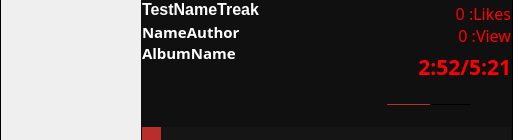
     <widget class="QGroupBox" name="PlayerBox">
      <property name="minimumSize">
       <size>
        <width>0</width>
        <height>140</height>
       </size>
      </property>
      <property name="maximumSize">
       <size>
        <width>16777215</width>
        <height>140</height>
       </size>
      </property>
      <property name="styleSheet">
       <string notr="true">QGroupBox{
   border:1px solid;
   border-color:rgb(0,0,0);
   border-top:0; 
   border-bottom:0;
   backgorund-color:rgb(100, 100, 100,1);
}</string>
      </property>
      <layout class="QHBoxLayout" name="PlayerBoxFirk">
       <property name="spacing">
        <number>0</number>
       </property>
       <property name="leftMargin">
        <number>0</number>
       </property>
       <property name="topMargin">
        <number>0</number>
       </property>
       <property name="rightMargin">
        <number>0</number>
       </property>
       <property name="bottomMargin">
        <number>0</number>
       </property>
       <item>
        <widget class="QFrame" name="Visualframe">
         <property name="enabled">
          <bool>true</bool>
         </property>
         <property name="minimumSize">
          <size>
           <width>140</width>
           <height>140</height>
          </size>
         </property>
         <property name="maximumSize">
          <size>
           <width>140</width>
           <height>140</height>
          </size>
         </property>
         <property name="frameShape">
          <enum>QFrame::NoFrame</enum>
         </property>
         <property name="frameShadow">
          <enum>QFrame::Plain</enum>
         </property>
         <widget class="QLabel" name="AlbumImg">
          <property name="geometry">
           <rect>
            <x>0</x>
            <y>0</y>
            <width>140</width>
            <height>140</height>
           </rect>
          </property>
          <property name="minimumSize">
           <size>
            <width>140</width>
            <height>140</height>
           </size>
          </property>
          <property name="maximumSize">
           <size>
            <width>140</width>
            <height>140</height>
           </size>
          </property>
          <property name="text">
           <string/>
          </property>
          <property name="pixmap">
           <pixmap>img/Missing_Texture2.png</pixmap>
          </property>
          <property name="scaledContents">
           <bool>false</bool>
          </property>
          <property name="alignment">
           <set>Qt::AlignCenter</set>
          </property>
         </widget>
         <widget class="QPushButton" name="MSMPmenu">
          <property name="geometry">
           <rect>
            <x>0</x>
            <y>0</y>
            <width>30</width>
            <height>30</height>
           </rect>
          </property>
          <property name="styleSheet">
           <string notr="true"> 
QPushButton{
  background-color: rgba(18, 18, 18,0);
  color: rgba(18, 18, 18,0);
  border: none;
}
QPushButton:hover{
  background-color: rgb(100,100, 100);
  color: rgb(100,100, 100);
  border: none;
  border-image : url(icon.png);
}

QPushButton:pressed{
  background-color: rgb(200,200, 200);
  color:  rgb(200,200, 200);
  border: none;
  border-image : url(icon.png);
}
</string>
          </property>
          <property name="text">
           <string notr="true"/>
          </property>
          <property name="iconSize">
           <size>
            <width>30</width>
            <height>30</height>
           </size>
          </property>
          <property name="shortcut">
           <string notr="true"/>
          </property>
          <property name="autoRepeat">
           <bool>false</bool>
          </property>
          <property name="autoExclusive">
           <bool>false</bool>
          </property>
          <property name="flat">
           <bool>true</bool>
          </property>
         </widget>
        </widget>
       </item>
       <item>
        <widget class="QGroupBox" name="ContorlPanel">
         <property name="minimumSize">
          <size>
           <width>0</width>
           <height>142</height>
          </size>
         </property>
         <property name="maximumSize">
          <size>
           <width>16777215</width>
           <height>142</height>
          </size>
         </property>
         <property name="styleSheet">
          <string notr="true">QGroupBox{
   background-color:rgb(16,16,16);/*qlineargradient(spread:pad, x1:0.278, y1:1, x2:0, y2:1, stop:0 rgba(0, 0, 0, 255), stop:1 rgba(255, 255, 255, 255));*/
   color:rgb(0,0,0);
   border:none;
   border-bottom: 1px solid;
}</string>
         </property>
         <layout class="QVBoxLayout" name="ControlPanelFirk">
          <property name="spacing">
           <number>0</number>
          </property>
          <property name="leftMargin">
           <number>0</number>
          </property>
          <property name="topMargin">
           <number>0</number>
          </property>
          <property name="rightMargin">
           <number>0</number>
          </property>
          <property name="bottomMargin">
           <number>0</number>
          </property>
          <item>
           <layout class="QHBoxLayout" name="horizontalLayout_3">
            <property name="spacing">
             <number>0</number>
            </property>
            <property name="leftMargin">
             <number>0</number>
            </property>
            <property name="rightMargin">
             <number>0</number>
            </property>
            <item>
             <layout class="QVBoxLayout" name="verticalLayout_3">
              <property name="spacing">
               <number>5</number>
              </property>
              <item>
               <widget class="QLabel" name="TreakName">
                <property name="sizePolicy">
                 <sizepolicy hsizetype="Ignored" vsizetype="Preferred">
                  <horstretch>1</horstretch>
                  <verstretch>0</verstretch>
                 </sizepolicy>
                </property>
                <property name="minimumSize">
                 <size>
                  <width>0</width>
                  <height>0</height>
                 </size>
                </property>
                <property name="maximumSize">
                 <size>
                  <width>16777215</width>
                  <height>16777215</height>
                 </size>
                </property>
                <property name="font">
                 <font>
                  <pointsize>12</pointsize>
                  <weight>75</weight>
                  <bold>true</bold>
                 </font>
                </property>
                <property name="styleSheet">
                 <string notr="true">QLabel{
background-color: rgba(0,0,0,0);
color:white;
}</string>
                </property>
                <property name="text">
                 <string>TestNameTreak</string>
                </property>
               </widget>
              </item>
              <item>
               <widget class="QLabel" name="AuthorName">
                <property name="sizePolicy">
                 <sizepolicy hsizetype="Ignored" vsizetype="Preferred">
                  <horstretch>1</horstretch>
                  <verstretch>0</verstretch>
                 </sizepolicy>
                </property>
                <property name="maximumSize">
                 <size>
                  <width>16777215</width>
                  <height>18</height>
                 </size>
                </property>
                <property name="font">
                 <font>
                  <family>Chicago</family>
                  <pointsize>11</pointsize>
                  <weight>75</weight>
                  <bold>true</bold>
                 </font>
                </property>
                <property name="styleSheet">
                 <string notr="true">QLabel{
background-color: rgba(0,0,0,0);
color:white;
}</string>
                </property>
                <property name="text">
                 <string>NameAuthor</string>
                </property>
               </widget>
              </item>
              <item>
               <widget class="QLabel" name="AlbumName">
                <property name="enabled">
                 <bool>true</bool>
                </property>
                <property name="sizePolicy">
                 <sizepolicy hsizetype="Ignored" vsizetype="Preferred">
                  <horstretch>1</horstretch>
                  <verstretch>0</verstretch>
                 </sizepolicy>
                </property>
                <property name="maximumSize">
                 <size>
                  <width>16777215</width>
                  <height>15</height>
                 </size>
                </property>
                <property name="font">
                 <font>
                  <family>Chicago</family>
                  <pointsize>11</pointsize>
                  <weight>75</weight>
                  <bold>true</bold>
                 </font>
                </property>
                <property name="mouseTracking">
                 <bool>false</bool>
                </property>
                <property name="styleSheet">
                 <string notr="true">QLabel{
background-color: rgba(0,0,0,0);
color:white;
}</string>
                </property>
                <property name="text">
                 <string>AlbumName</string>
                </property>
               </widget>
              </item>
              <item>
               <spacer name="horizontalSpacer_2">
                <property name="orientation">
                 <enum>Qt::Horizontal</enum>
                </property>
                <property name="sizeHint" stdset="0">
                 <size>
                  <width>40</width>
                  <height>0</height>
                 </size>
                </property>
               </spacer>
              </item>
              <item>
               <widget class="QLabel" name="DataPath">
                <property name="sizePolicy">
                 <sizepolicy hsizetype="Ignored" vsizetype="Preferred">
                  <horstretch>0</horstretch>
                  <verstretch>0</verstretch>
                 </sizepolicy>
                </property>
                <property name="font">
                 <font>
                  <family>Chicago</family>
                  <pointsize>10</pointsize>
                  <weight>75</weight>
                  <bold>true</bold>
                 </font>
                </property>
                <property name="styleSheet">
                 <string notr="true">QLabel{
background-color: rgba(0,0,0,0);
color:white;
}</string>
                </property>
                <property name="text">
                 <string/>
                </property>
               </widget>
              </item>
             </layout>
            </item>
            <item>
             <layout class="QVBoxLayout" name="verticalLayout_6">
              <property name="spacing">
               <number>5</number>
              </property>
              <property name="leftMargin">
               <number>0</number>
              </property>
              <property name="rightMargin">
               <number>0</number>
              </property>
              <property name="bottomMargin">
               <number>0</number>
              </property>
              <item>
               <spacer name="verticalSpacer">
                <property name="orientation">
                 <enum>Qt::Vertical</enum>
                </property>
                <property name="sizeHint" stdset="0">
                 <size>
                  <width>20</width>
                  <height>40</height>
                 </size>
                </property>
               </spacer>
              </item>
              <item>
               <widget class="QLabel" name="InfoLabel">
                <property name="sizePolicy">
                 <sizepolicy hsizetype="Preferred" vsizetype="Preferred">
                  <horstretch>1</horstretch>
                  <verstretch>0</verstretch>
                 </sizepolicy>
                </property>
                <property name="font">
                 <font>
                  <family>Chicago</family>
                  <pointsize>12</pointsize>
                 </font>
                </property>
                <property name="styleSheet">
                 <string notr="true">QLabel{
background-color: rgba(0,0,0,0);
color:rgba(255, 0, 0)
}</string>
                </property>
                <property name="text">
                 <string>0 :Likes
0 :View</string>
                </property>
                <property name="alignment">
                 <set>Qt::AlignBottom|Qt::AlignRight|Qt::AlignTrailing</set>
                </property>
               </widget>
              </item>
              <item>
               <widget class="QLabel" name="TimePlayCounter">
                <property name="sizePolicy">
                 <sizepolicy hsizetype="Preferred" vsizetype="Preferred">
                  <horstretch>1</horstretch>
                  <verstretch>0</verstretch>
                 </sizepolicy>
                </property>
                <property name="font">
                 <font>
                  <family>Chicago</family>
                  <pointsize>16</pointsize>
                  <weight>75</weight>
                  <bold>true</bold>
                 </font>
                </property>
                <property name="styleSheet">
                 <string notr="true">QLabel{
background-color: rgba(0,0,0,0);
color:rgba(255, 0, 0)
}</string>
                </property>
                <property name="text">
                 <string>2:52/5:21</string>
                </property>
                <property name="alignment">
                 <set>Qt::AlignRight|Qt::AlignTrailing|Qt::AlignVCenter</set>
                </property>
               </widget>
              </item>
             </layout>
            </item>
           </layout>
          </item>
          <item>
           <layout class="QHBoxLayout" name="horizontalLayout_2">
            <property name="spacing">
             <number>5</number>
            </property>
            <property name="leftMargin">
             <number>5</number>
            </property>
            <property name="topMargin">
             <number>5</number>
            </property>
            <property name="bottomMargin">
             <number>5</number>
            </property>
            <item>
             <widget class="QPushButton" name="PreviousTreakButton">
              <property name="minimumSize">
               <size>
                <width>35</width>
                <height>35</height>
               </size>
              </property>
              <property name="maximumSize">
               <size>
                <width>35</width>
                <height>35</height>
               </size>
              </property>
              <property name="styleSheet">
               <string notr="true">QPushButton{
  background-color: rgb(50, 50, 50,0);
  border: none;
  border-image: url(img/previousNew.png);
}
QPushButton:hover{
  background-color: rgb(50, 50, 50,0);
  border: none;
  border-image: url(img/previousNewA.png);
}

QPushButton:pressed{
  background-color: rgb(50, 50, 50,255);
  border: none;
  border-image: url(img/previousNewA.png);

}</string>
              </property>
              <property name="text">
               <string/>
              </property>
              <property name="iconSize">
               <size>
                <width>33</width>
                <height>33</height>
               </size>
              </property>
              <property name="checkable">
               <bool>false</bool>
              </property>
              <property name="flat">
               <bool>false</bool>
              </property>
             </widget>
            </item>
            <item>
             <widget class="QPushButton" name="StopButton">
              <property name="minimumSize">
               <size>
                <width>35</width>
                <height>35</height>
               </size>
              </property>
              <property name="maximumSize">
               <size>
                <width>35</width>
                <height>35</height>
               </size>
              </property>
              <property name="styleSheet">
               <string notr="true">QPushButton{
  background-color: rgb(50, 50, 50,0);
  border: none;
  border-image: url(img/stopNew.png);
}
QPushButton:hover{
  background-color: rgb(100,100, 100,0);
  border: none;
  border-image: url(img/stopNewA.png);
}

QPushButton:pressed{
  background-color: rgb(50, 50, 50,255);
  border: none;
  border-image: url(img/stopNewA.png);

}</string>
              </property>
              <property name="text">
               <string/>
              </property>
              <property name="iconSize">
               <size>
                <width>30</width>
                <height>30</height>
               </size>
              </property>
              <property name="checkable">
               <bool>false</bool>
              </property>
             </widget>
            </item>
            <item>
             <widget class="QPushButton" name="PlayButton">
              <property name="minimumSize">
               <size>
                <width>35</width>
                <height>35</height>
               </size>
              </property>
              <property name="maximumSize">
               <size>
                <width>35</width>
                <height>35</height>
               </size>
              </property>
              <property name="styleSheet">
               <string notr="true">QPushButton{
  background-color: rgb(50, 50, 50,0);
  border: none;
  border-image: url(img/playNewA.png);
  
}
QPushButton:hover{
  background-color: rgb(100,100, 100,0);
  border: none;
 
  border-image: url(img/playNew.png);
}

QPushButton:pressed{
  background-color: rgb(50, 50, 50,255);
  border: none;
  border-image: url(img/playNew.png);

}</string>
              </property>
              <property name="text">
               <string/>
              </property>
              <property name="iconSize">
               <size>
                <width>30</width>
                <height>30</height>
               </size>
              </property>
             </widget>
            </item>
            <item>
             <widget class="QPushButton" name="PauseButton">
              <property name="minimumSize">
               <size>
                <width>35</width>
                <height>35</height>
               </size>
              </property>
              <property name="maximumSize">
               <size>
                <width>35</width>
                <height>35</height>
               </size>
              </property>
              <property name="styleSheet">
               <string notr="true">QPushButton{
  background-color: rgb(50, 50, 50,0);
  border: none;
  border-image: url(img/pauseNew.png);
  
}
QPushButton:hover{
  background-color: rgb(100,100, 100,0);
  border: none;
 
  border-image: url(img/pauseNewA.png);
}

QPushButton:pressed{
  background-color: rgb(50, 50, 50,255);
  border: none;
  border-image: url(img/pauseNewA.png);

}</string>
              </property>
              <property name="text">
               <string/>
              </property>
             </widget>
            </item>
            <item>
             <widget class="QPushButton" name="NextTreakButton">
              <property name="minimumSize">
               <size>
                <width>35</width>
                <height>35</height>
               </size>
              </property>
              <property name="maximumSize">
               <size>
                <width>35</width>
                <height>35</height>
               </size>
              </property>
              <property name="styleSheet">
               <string notr="true">QPushButton{
  background-color: rgb(50, 50, 50,0);
  border: none;
  border-image: url(img/nextNew.png);
}
QPushButton:hover{
  background-color: rgb(100,100, 100,0);
  border: none;
  border-image: url(img/nextNewA.png);
}

QPushButton:pressed{
  background-color: rgb(50, 50, 50,255);
  border: none;
  border-image: url(img/nextNewA.png);

}</string>
              </property>
              <property name="text">
               <string/>
              </property>
              <property name="iconSize">
               <size>
                <width>30</width>
                <height>30</height>
               </size>
              </property>
             </widget>
            </item>
            <item>
             <spacer name="horizontalSpacer">
              <property name="orientation">
               <enum>Qt::Horizontal</enum>
              </property>
              <property name="sizeHint" stdset="0">
               <size>
                <width>40</width>
                <height>20</height>
               </size>
              </property>
             </spacer>
            </item>
            <item>
             <widget class="QSlider" name="VolumeSlider">
              <property name="sizePolicy">
               <sizepolicy hsizetype="Expanding" vsizetype="Fixed">
                <horstretch>1</horstretch>
                <verstretch>0</verstretch>
               </sizepolicy>
              </property>
              <property name="minimumSize">
               <size>
                <width>50</width>
                <height>0</height>
               </size>
              </property>
              <property name="maximumSize">
               <size>
                <width>150</width>
                <height>16777215</height>
               </size>
              </property>
              <property name="styleSheet">
               <string notr="true">
QSlider{
background-color: rgba(0,0,0,0);
border: 0px solid;
 border-color:rgb(128, 128, 128);
 height: 15px;
}
/*
QSlider::groove:horizontal {
    border: 1px solid;
    height: 22px;
    margin: 0px;
    border-color:rgb(128, 128, 128);
    }
QSlider::handle:horizontal {
    background-color: white;
    height: 40px;
    width: 1px;
    margin: -15px 0px;
   
    }
*/

QSlider{
            }
            QSlider::groove:horizontal {  
                 height: 1px;
                margin: 0px;
                border-radius: 0px;
                background: rgb(0,0,0);
            }
            QSlider::handle:horizontal {
                /*background: #b00;
                width: 8px;*/
                background-color: white;
                width: 0px;
                border-radius: 0px;
            }
            QSlider::sub-page:qlineargradient {
                background: rgb(183,46,43);
                border-radius: 0px;
            }</string>
              </property>
              <property name="value">
               <number>50</number>
              </property>
              <property name="orientation">
               <enum>Qt::Horizontal</enum>
              </property>
              <property name="tickPosition">
               <enum>QSlider::NoTicks</enum>
              </property>
             </widget>
            </item>
            <item>
             <widget class="QPushButton" name="PlayModeTreak">
              <property name="minimumSize">
               <size>
                <width>35</width>
                <height>35</height>
               </size>
              </property>
              <property name="maximumSize">
               <size>
                <width>35</width>
                <height>35</height>
               </size>
              </property>
              <property name="styleSheet">
               <string notr="true">QPushButton{
  background-color: rgb(50, 50, 50,0);
  border: none;
  border-image: url(img/nexttreakNew.png);
}
QPushButton:hover{
  background-color: rgb(100,100, 100,0);
  border: none;
  border-image: url(img/nexttreakNewA.png);
}

QPushButton:pressed{
  background-color: rgb(50, 50, 50,255);
  border: none;
  border-image: url(img/nexttreakNewA.png);

}</string>
              </property>
              <property name="text">
               <string/>
              </property>
              <property name="iconSize">
               <size>
                <width>30</width>
                <height>30</height>
               </size>
              </property>
             </widget>
            </item>
           </layout>
          </item>
          <item>
           <widget class="QSlider" name="ProgressBarTreakSlider">
            <property name="autoFillBackground">
             <bool>false</bool>
            </property>
            <property name="styleSheet">
             <string notr="true">
QSlider{
background-color: rgba(0,0,0,0);
border: 0px solid;
 border-color:rgb(128, 128, 128);
}
/*
QSlider::groove:horizontal {
    border: 1px solid;
    height: 22px;
    margin: 0px;
    border-color:rgb(128, 128, 128);
    }
QSlider::handle:horizontal {
    background-color: white;
    height: 40px;
    width: 1px;
    margin: -15px 0px;
   
    }
*/

QSlider{
            }
            QSlider::groove:horizontal {  
                 height: 22px;
                margin: 0px;
                border-radius: 0px;
                background: rgba(21,21,21,1);
            }
            QSlider::handle:horizontal {
                /*background: #b00;
                width: 8px;*/
                background-color: white;
                width: 0px;
                border-radius: 0px;
            }
            QSlider::sub-page:qlineargradient {
                background: rgb(183,46,43);
                border-radius: 0px;
            }</string>
            </property>
            <property name="maximum">
             <number>1000</number>
            </property>
            <property name="singleStep">
             <number>300</number>
            </property>
            <property name="value">
             <number>50</number>
            </property>
            <property name="tracking">
             <bool>false</bool>
            </property>
            <property name="orientation">
             <enum>Qt::Horizontal</enum>
            </property>
            <property name="invertedAppearance">
             <bool>false</bool>
            </property>
            <property name="invertedControls">
             <bool>false</bool>
            </property>
            <property name="tickPosition">
             <enum>QSlider::NoTicks</enum>
            </property>
           </widget>
          </item>
         </layout>
        </widget>
       </item>
      </layout>
     </widget>
